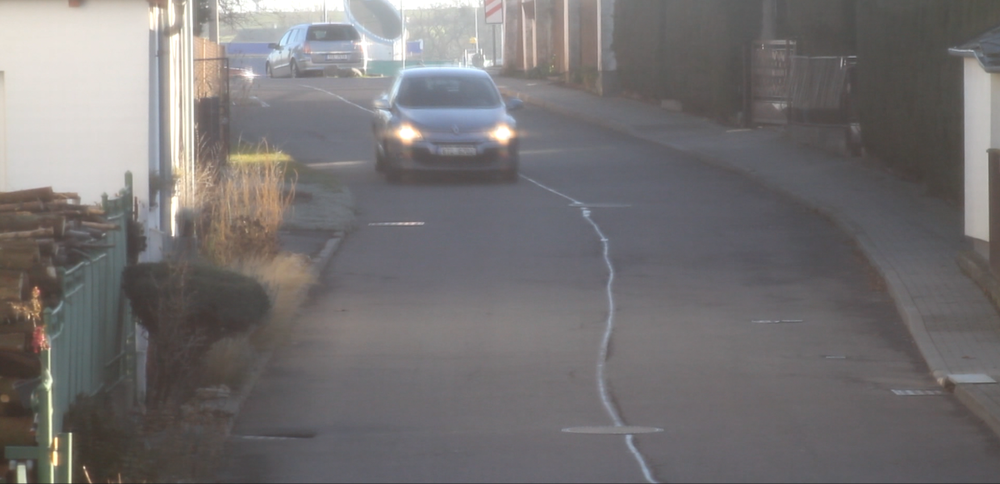
#> input picture image-1.png, 1000 x 484 px, shrunk from 1844 x 892 before the run
$ python radar-sift.py
#> lines starting #> are read from the running program, lines starting #| are printed output that depends on the picture; after the words box and inside, x2 and y2 are one past the last pixel; in counts of white or black regions, pixels touching at a corner belong together
import cv2
import numpy as np
from matplotlib import pyplot as plt

def car_detection(image1, image2, o):
#> called with image1 = 'image-1.png', image2 = 'image-2.png', o = 1
    fgbg = cv2.createBackgroundSubtractorMOG2()
    # Load images
    if o == 1:
        img = cv2.imread(image1, cv2.IMREAD_GRAYSCALE)
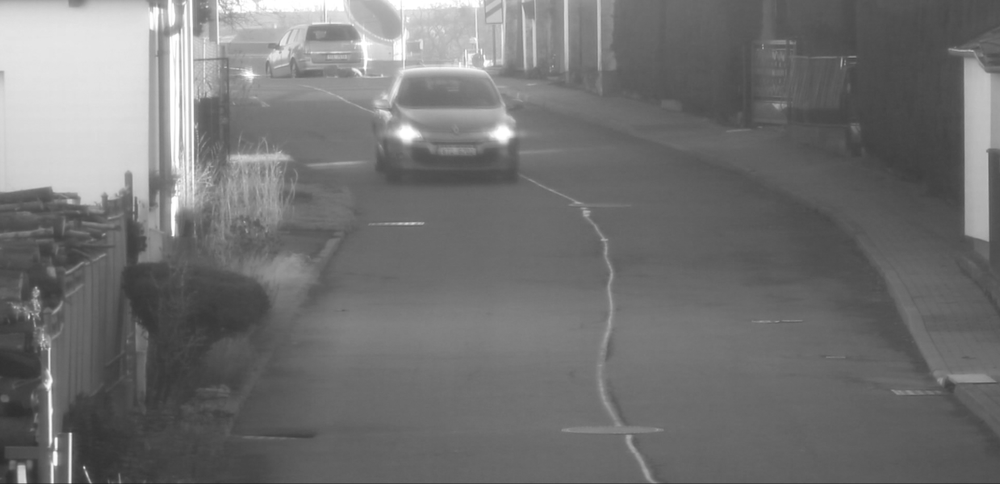
#> img: shape (484, 1000); min 40, max 255, mean 114.7
    else:
        img = cv2.imread(image2, cv2.IMREAD_GRAYSCALE)

    fgmask = fgbg.apply(img)
#> fgmask: shape (484, 1000); every value is 127
    _, thresh = cv2.threshold(fgmask, 200, 255, cv2.THRESH_BINARY)
#> thresh: shape (484, 1000); every value is 0
    contours, _ = cv2.findContours(thresh, cv2.RETR_TREE, cv2.CHAIN_APPROX_SIMPLE)
#> contours = []
#> call 2 of car_detection, with image1 = 'image-1.png', image2 = 'image-2.png', o = 2
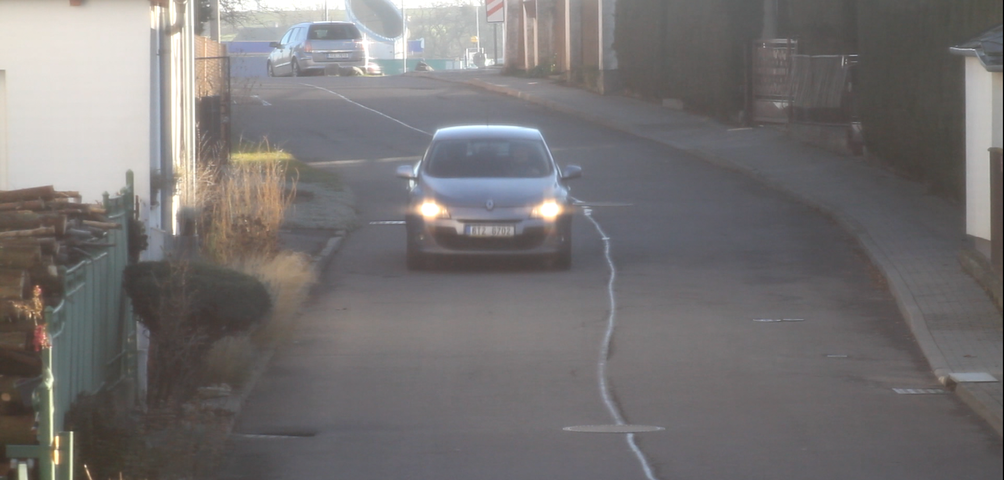
#> input picture image-2.png, 1004 x 480 px, shrunk from 1851 x 885 before the run
#> in car_detection (call 2), `img = cv2.imread(image2, cv2.IMREAD_GRAYSCALE)`:
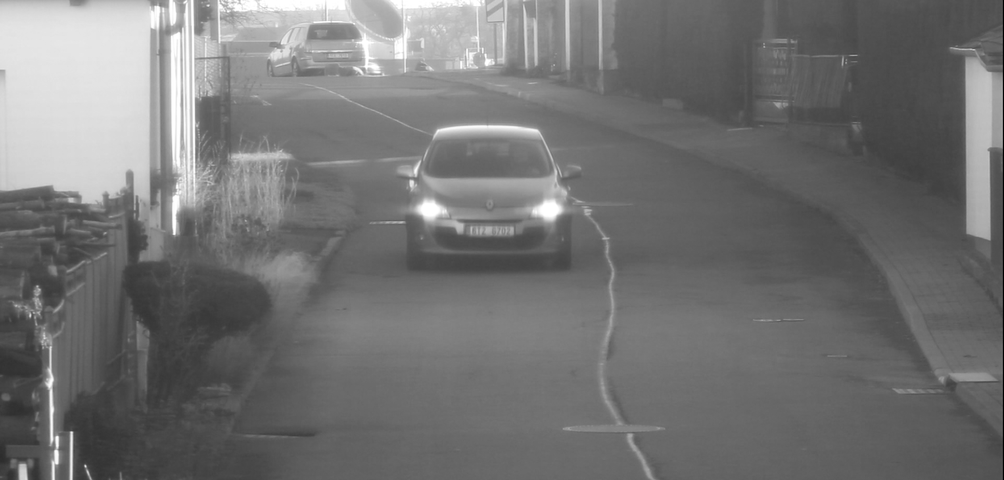
#> img: shape (480, 1004); min 0, max 255, mean 115.3
#> in car_detection (call 2), `fgmask = fgbg.apply(img)`:
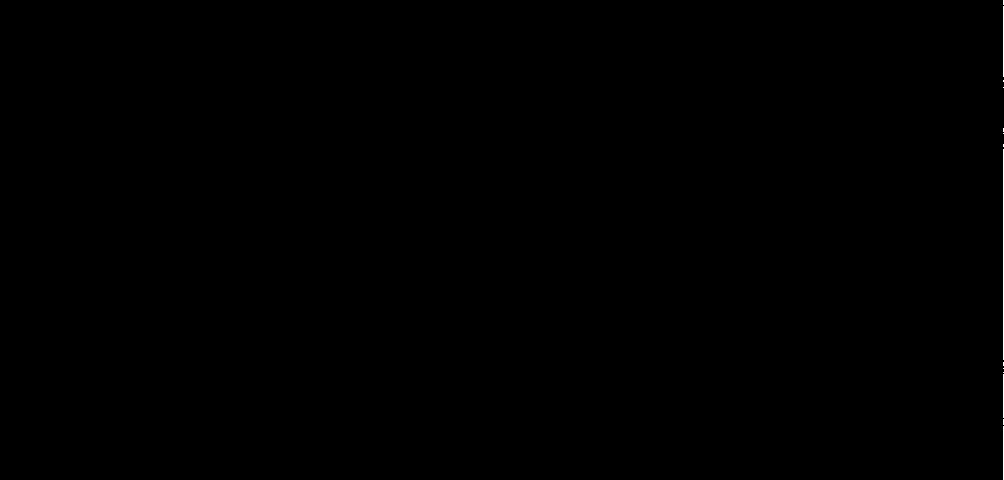
#> fgmask: shape (480, 1004); values 127 (black) and 255 (white), 0.08% white in thin lines or dots, all inside (x1, y1, x2, y2) = (1003, 0, 1004, 480)
#> in car_detection (call 2), `contours, _ = cv2.findContours(thresh, cv2.RETR_TREE, cv2.CHAIN_APPROX..`: contours = 14 contours, all with area under 20
#> in car_detection (call 2), `largest_contour = max(contours, key=cv2.contourArea)`: largest_contour = [[1003, 426], [1003, 479]]

    if contours:
        # Najít největší konturu
        largest_contour = max(contours, key=cv2.contourArea)
        if cv2.contourArea(largest_contour) > 1000:  # Odfiltrování šumu
            x, y, w, h = cv2.boundingRect(largest_contour)
            cv2.rectangle(img, (x, y), (x + w, y + h), (0, 255, 0), 2)
            center_x = x + w // 2
            center_y = y + h // 2
            current_position = (center_x, center_y)

            # Create a blank mask
            mask = np.zeros_like(img)

            # Fill the box area in the mask with white (255, 255, 255)
            cv2.rectangle(mask, (x, y), (x + w, y + h), (255, 255, 255), thickness=-1)

            # Apply the mask to the image
            result = cv2.bitwise_and(img, mask)

            # Save or display the result
            if o == 1:
                cv2.imwrite('image1_adj.png', result)
            else:
                cv2.imwrite('image2_adj.png', result)

def compare_images(image1_adj, image2_adj):
    # Load images
    img1 = cv2.imread(image1_adj, cv2.IMREAD_GRAYSCALE)
    img2 = cv2.imread(image2_adj, cv2.IMREAD_GRAYSCALE)

    # Initialize SIFT detector
    sift = cv2.SIFT_create()

    # Find keypoints and descriptors with SIFT
#> (the run stopped early here; a loop or call above may not have finished)
